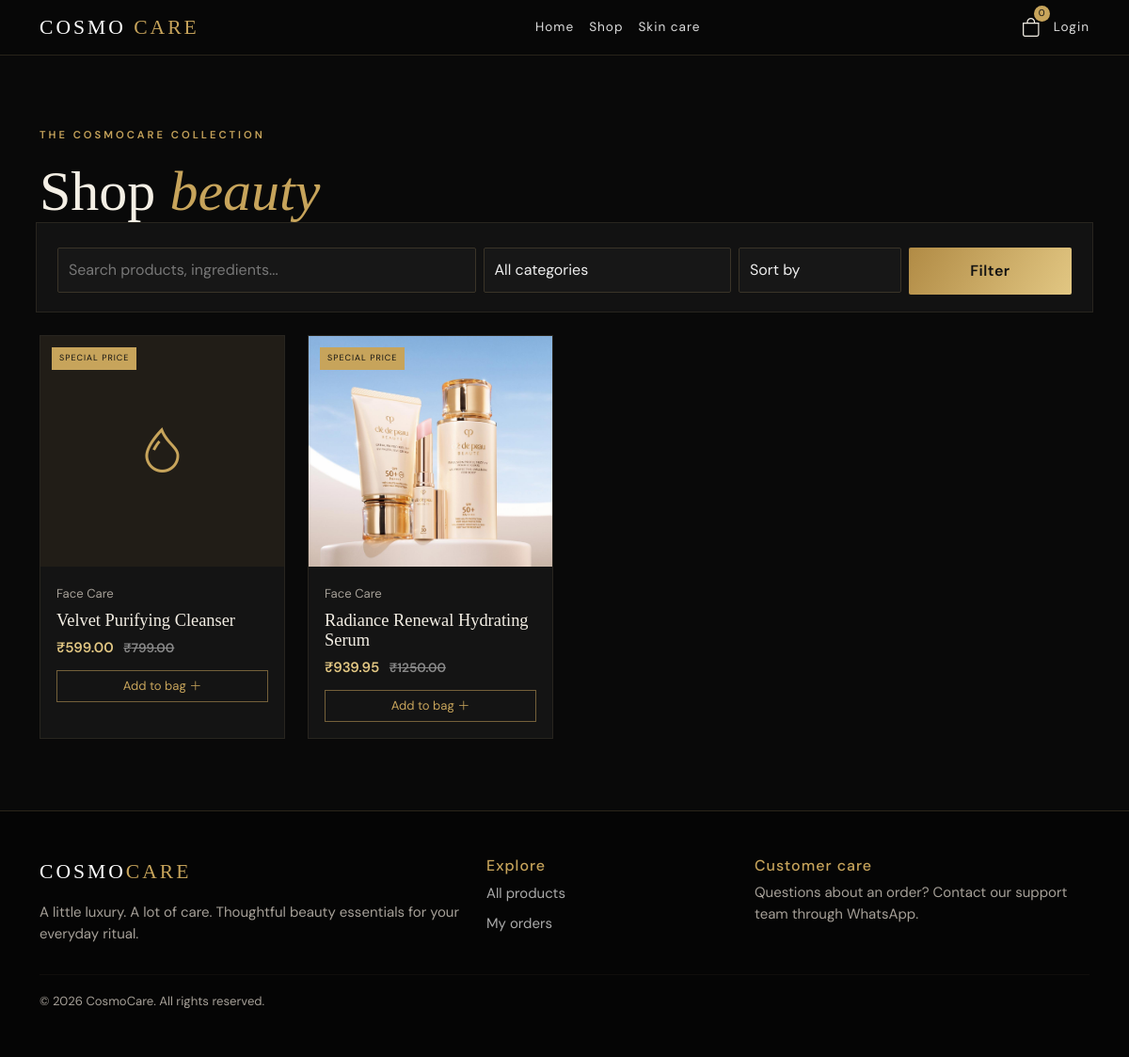
The app's page /shop/ with its own data.
### catalog/models.py (models this page shows, shortened)
class Product(models.Model):
    category = models.ForeignKey(Category, on_delete=models.PROTECT, related_name="products")
    name = models.CharField(max_length=180)
    slug = models.SlugField(unique=True, blank=True)
    short_description = models.CharField(max_length=255, blank=True)
    description = models.TextField(blank=True)
    ingredients = models.TextField(blank=True)
    how_to_use = models.TextField(blank=True)
    skin_type = models.CharField(max_length=100, blank=True)
    price = models.DecimalField(max_digits=10, decimal_places=2)
    sale_price = models.DecimalField(max_digits=10, decimal_places=2, null=True, blank=True)
    stock = models.PositiveIntegerField(default=0)
    image = models.ImageField(upload_to="products/", blank=True, null=True)
    is_featured = models.BooleanField(default=False)
    is_active = models.BooleanField(default=True)
    created_at = models.DateTimeField(auto_now_add=True)
    @property
    def current_price(self): return self.sale_price if self.sale_price is not None else self.price

class Category(models.Model):
    name = models.CharField(max_length=100, unique=True)
    slug = models.SlugField(unique=True, blank=True)
    description = models.TextField(blank=True)
    image = models.ImageField(upload_to="categories/", blank=True, null=True)

### catalog/views.py (the view)
# urls.py: path("", views.product_list, name="product_list"),
def product_list(request):
    products = Product.objects.filter(is_active=True).select_related("category")
    q = request.GET.get("q", "").strip()
    category = request.GET.get("category", "")
    skin = request.GET.get("skin", "")
    sort = request.GET.get("sort", "")
    if q:
        products = products.filter(Q(name__icontains=q) | Q(description__icontains=q) | Q(ingredients__icontains=q))
    if category:
        products = products.filter(category__slug=category)
    if skin:
        products = products.filter(skin_type__icontains=skin)
    if sort == "price_low":
        products = products.order_by("sale_price", "price")
    elif sort == "price_high":
        products = products.order_by("-sale_price", "-price")
    categories = Category.objects.all()
    return render(request, "catalog/product_list.html", {"products": products, "categories": categories, "q": q})

### cart/context_processors.py (called while the page is built)
def cart_summary(request):
    if request.user.is_authenticated:
        items = request.user.cart_items.select_related("product")
        return {"nav_cart_count": sum(i.quantity for i in items)}
    return {"nav_cart_count": 0}

### templates/catalog/product_list.html (shortened to what this page needs)
{% extends "base.html" %}
{% block content %}
<section class="container section-pad">
    <p class="eyebrow">THE COSMOCARE COLLECTION</p>
    <h1 class="page-title">Shop <em>beauty</em></h1>
    <form class="filter-bar row g-2 mb-4">
        <div class="col-12 col-md-5">
            <input class="form-control cc-input" name="q" value="{{ q }}" placeholder="Search products, ingredients...">
        </div>
        <div class="col-6 col-md-3">
            <select class="form-select cc-input" name="category">
                <option value="">All categories</option>
            </select>
        </div>
        <div class="col-6 col-md-2">
            <select class="form-select cc-input" name="sort">
                <option value="">Sort by</option>
            </select>
        </div>
        <div class="col-12 col-md-2">
            <button class="btn btn-gold w-100">Filter</button>
        </div>
    </form>
    <div class="row g-4">
        {% for product in products %}
            {% include "catalog/product_card.html" with product=product %}
        {% empty %}
            <p class="muted">No products found. Please try another search.</p>
        {% endfor %}
    </div>
</section>
{% endblock %}

### templates/catalog/product_card.html (shortened to what this page needs)
<div class="col-6 col-md-4 col-lg-3">
    <article class="product-card">
        <a href="{% url 'product_detail' product.slug %}" class="product-image">
            {% if product.image %}
                <img src="{{ product.image.url }}" alt="{{ product.name }}">
            {% else %}
                <div class="product-placeholder">
                    <i class="bi bi-droplet"></i>
                </div>
            {% endif %}
            {% if product.sale_price %}
                <span class="sale-tag">SPECIAL PRICE</span>
            {% endif %}
        </a>
        <div class="product-info">
            <small class="muted">{{ product.category.name }}</small>
            <h3>
                <a href="{% url 'product_detail' product.slug %}">{{ product.name }}</a>
            </h3>
            <div class="price">₹{{ product.current_price }}
                {% if product.sale_price %}
                    <del>₹{{ product.price }}</del>
                {% endif %}</div>
            <form method="post" action="{% url 'add_to_cart' product.id %}">
                <button class="btn btn-add"
                    >
                        {% if product.stock %}
                            Add to bag
                            <i class="bi bi-plus-lg"></i>
                        {% else %}
                            Out of stock
                        {% endif %}
                    </button>
            </form>
        </div>
    </article>
</div>

### static/css/style.css (style rules this page uses)
:root { --black:#090909;--panel:#141414;--panel2:#1b1b1b;--gold:#c7a45b;--gold2:#e2c783;--cream:#f4efe5;--muted:#a6a098 }
* { box-sizing:border-box }
body { background:var(--black);color:var(--cream);font-family:'DM Sans',sans-serif;font-size:15px }
a { color:inherit;text-decoration:none }
.eyebrow { color:var(--gold);font-size:.7rem;letter-spacing:3px;font-weight:600;margin-bottom:18px }
.hero h1,.page-title,h1 { font-family:'Playfair Display',serif;font-size:clamp(2.5rem,5vw,4.6rem);line-height:1.1;font-weight:400 }
.hero h1 em,h1 em,h2 em { color:var(--gold);font-weight:400 }
.btn-gold { background:linear-gradient(120deg,#b18b45,#e2c783);border:0;color:#111;padding:13px 23px;font-weight:600;letter-spacing:.5px;border-radius:2px }
.section-pad { padding-top:76px;padding-bottom:76px }
.muted { color:var(--muted) }
.product-card { background:#141414;border:1px solid #28251f;height:100%;transition:.25s }
.product-image { height:245px;display:block;position:relative;background:#211d17;overflow:hidden }
.product-image img { width:100%;height:100%;object-fit:cover;transition:.4s }
.product-placeholder { height:100%;display:grid;place-items:center;color:var(--gold);font-size:3rem }
.sale-tag { position:absolute;top:12px;left:12px;background:var(--gold);color:#111;font-size:9px;padding:5px 8px;letter-spacing:1px }
.product-info { padding:17px }
.product-info h3 { font:1.15rem 'Playfair Display';margin:7px 0 }
.price,.detail-price { color:var(--gold2);font-weight:600 }
.price del,.detail-price del { color:#888;font-size:.85rem;margin-left:7px }
.btn-add { border:1px solid #74603a;color:var(--gold);width:100%;margin-top:13px;border-radius:0;font-size:.82rem }
.cc-input,.form-control,.form-select { background:#171717;border:1px solid #3a3428;color:#eee;border-radius:2px;padding:11px }
.form-control::placeholder { color:#777 }
.filter-bar { padding:18px;background:#121212;border:1px solid #28251f }

### records on screen
Product: shows "SPECIAL PRICE", category.name "Face Care", name "Velvet Purifying Cleanser", current_price "599.00", price "799.00", stock "Add to bag"
Product: image (picture), shows "SPECIAL PRICE", category.name "Face Care", name "Radiance Renewal Hydrating Serum", current_price "939.95", price "1250.00", stock "Add to bag"

### other values on screen
{{ nav_cart_count|default:0 }} "0"
